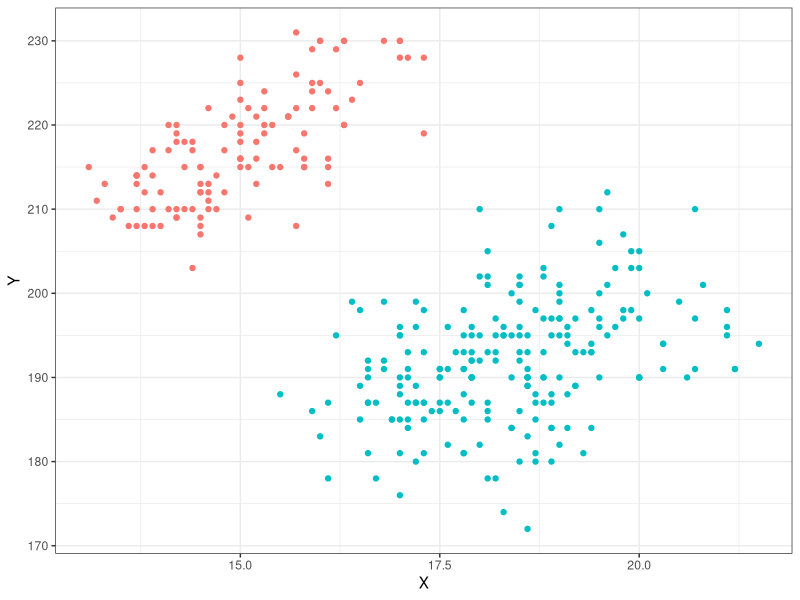
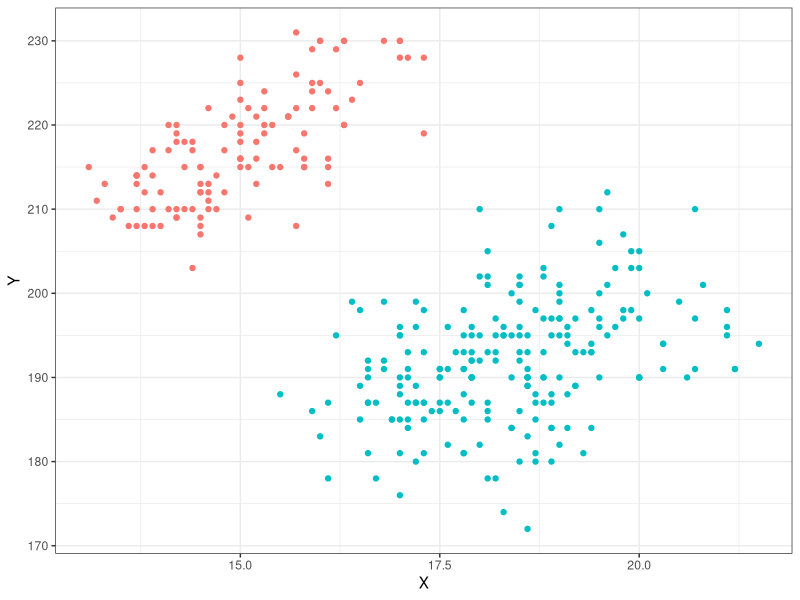
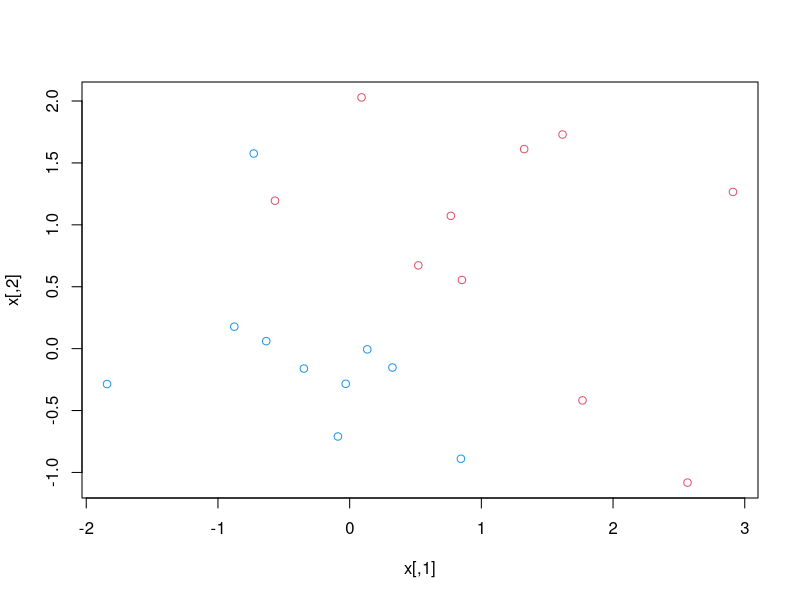
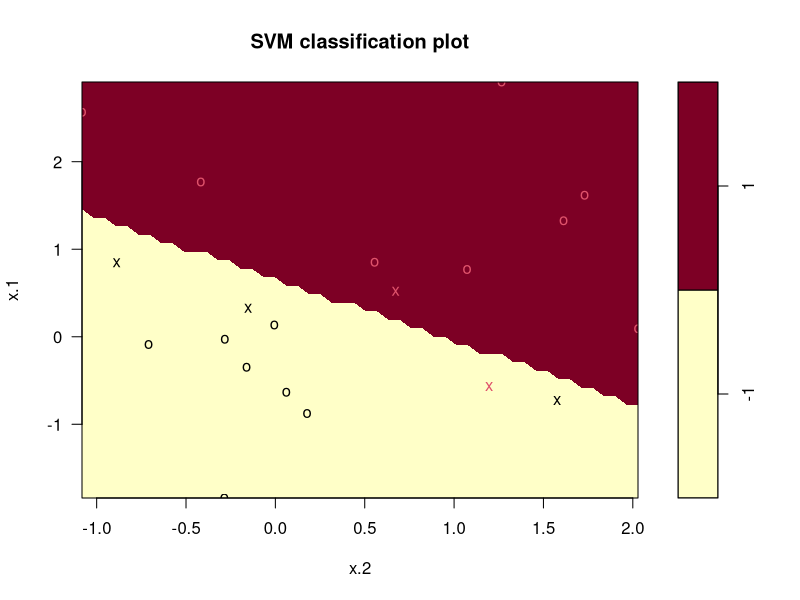

Source code (R) for these figures, in order:
## ---- chunk 1
#| echo: false
#| eval: true
library(palmerpenguins)
library(tidyverse)
library(magrittr)
penguins %<>% mutate(gentoo = ifelse(species == "Gentoo", "A", "B")) %>%  drop_na()
penguins %>% ggplot(aes(x = bill_depth_mm, y = flipper_length_mm, color = gentoo)) +
  geom_point() + theme_bw() + xlab("X") + ylab("Y") + theme(legend.position = "none") 
## ---- chunk 2
#| echo: false
#| eval: true
library(palmerpenguins)
library(tidyverse)
library(magrittr)
penguins %<>% mutate(gentoo = ifelse(species == "Gentoo", "A", "B")) %>%  drop_na()
penguins %>% ggplot(aes(x = bill_depth_mm, y = flipper_length_mm, color = gentoo)) +
  geom_point() + theme_bw() + xlab("X") + ylab("Y") + theme(legend.position = "none") 
## ---- chunk 3
x <- matrix ( rnorm (20 * 2) , ncol = 2)
y <- c( rep (-1, 10) , rep (1, 10) )
x[y == 1, ] <- x[y == 1, ] + 1
plot (x, col = (3 - y))
## ---- chunk 4
dat <- data.frame (x = x, y = as.factor(y))
library(e1071)
svmfit <- svm (y ~ ., data = dat , kernel = "linear",
cost = 10, scale = FALSE )
plot(svmfit, dat)
## ---- chunk 5
svmfit$index
## ---- chunk 6
summary(svmfit)
## ---- chunk 7
set.seed(2434)
tune.out <- tune(svm, y ~ ., data = dat, kernel = "linear",
                 ranges = list(cost = c(0.001, 0.01, 0.1, 1, 5, 10, 100)))
## ---- chunk 8
summary(tune.out)
## ---- chunk 9
bestmod <- tune.out$best.model
summary(bestmod)
## ---- chunk 10
xtest <- matrix(rnorm(20 * 2), ncol = 2)
ytest <- sample(c(-1, 1), 20, rep = TRUE)
xtest[ytest == 1,] <- xtest[ytest == 1, ] + 1
testdat <- data.frame (x = xtest , y = as.factor(ytest))
## ---- chunk 11
ypred <- predict(bestmod, testdat)
table(pred = ypred, truth = testdat$y)
